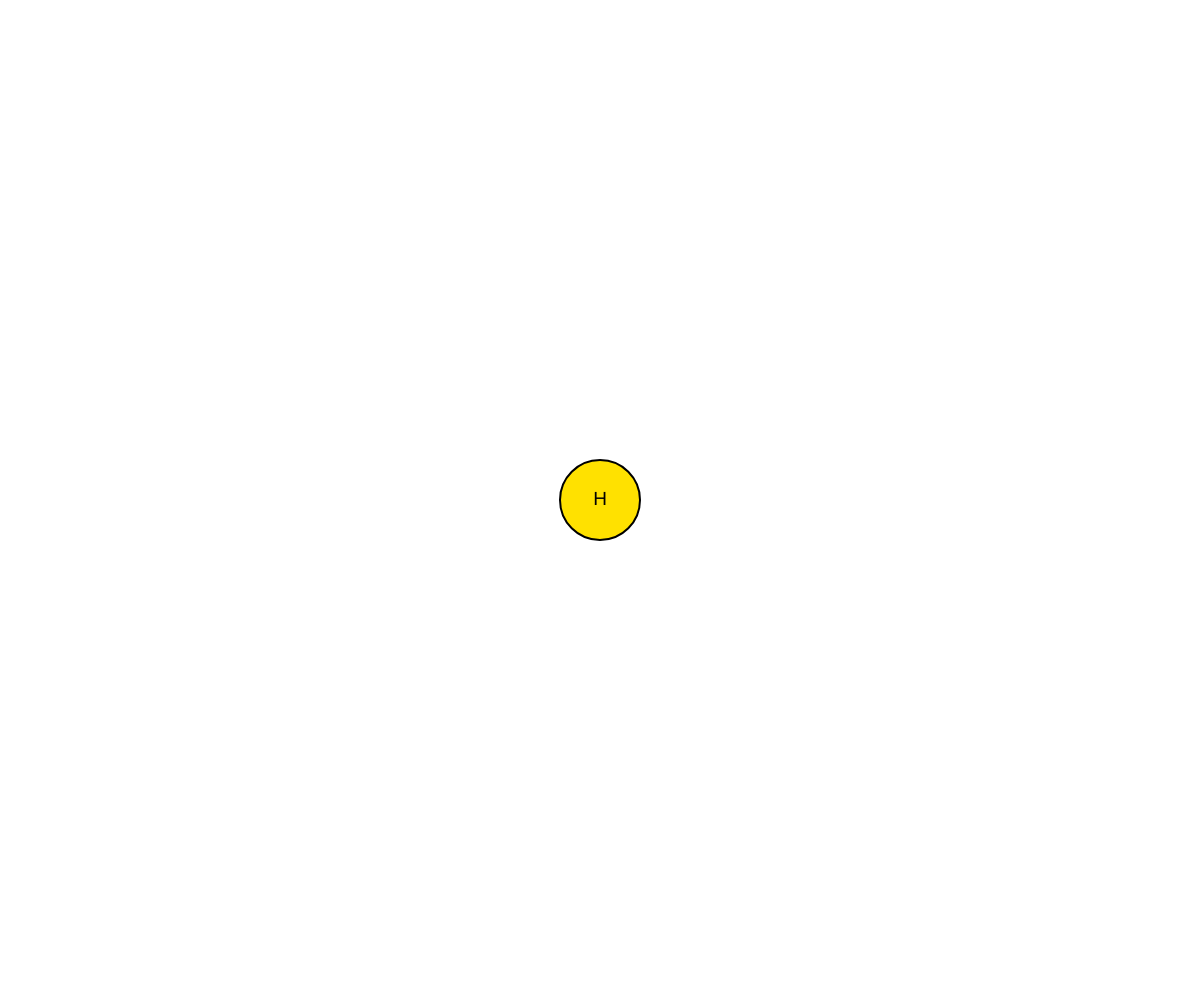
Frame 1 (no input)
Frame 60 (no input): identical to frame 1, image omitted
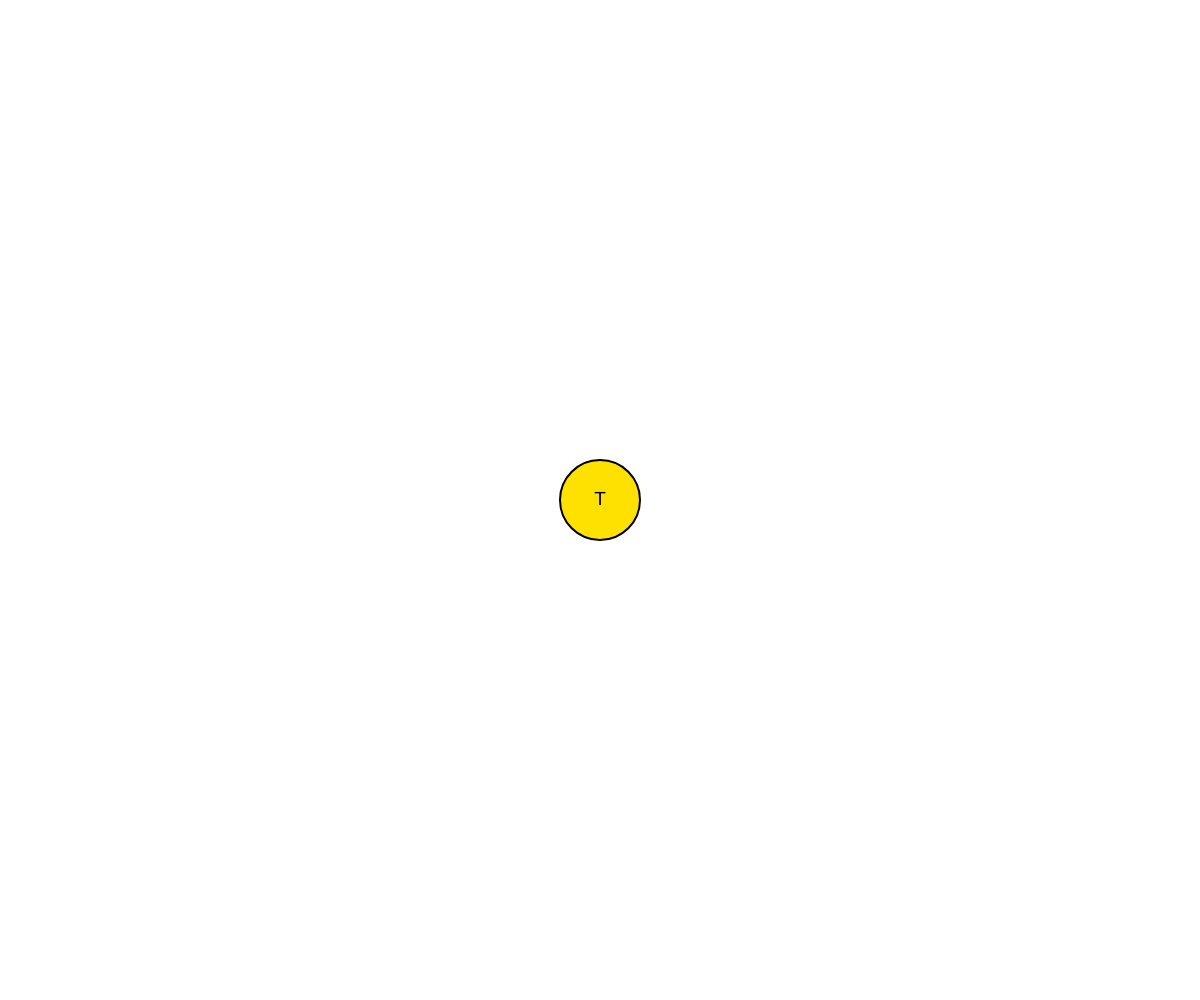
Frame 120 (the mouse pressed at the canvas centre since frame 60)

The p5.js sketch that drew these frames (run headless with seeded random() and noise() and a simulated clock; from frame 60 on, the mouse is pressed at the canvas centre):

// p5.js sketch
// ── sketch.js
var heads = true;
function setup() {
    var cnv = createCanvas(windowWidth, windowHeight);
    var cnvx = (windowWidth - width) / 2;
    var cnvy = (windowHeight - height) / 2;
    cnv.position(cnvx, cnvy);
}

function draw() {
    background(255, 255, 255);

    if (heads == true) {
        fill(255, 225, 0);
        strokeWeight(2);
        circle(width / 2, height / 2, 80);
        textSize(19);
        fill(0);
        textAlign(CENTER, CENTER);
        text("H", width / 2, height / 2);
    } else {
        fill(255, 225, 0);
        strokeWeight(2);
        circle(width / 2, height / 2, 80);
        textSize(19);
        fill(0);
        textAlign(CENTER, CENTER);
        text("T", width / 2, height / 2);
    }
}

function mousePressed() {
    if (mouseX > width / 2) {
        heads = true;
    } else {
        heads = false;
    }
}

function keyPressed() {
    if (keyCode == 72) {
        heads = true;
    } else if (keyCode == 84) {
        heads = false;
    }
}

function windowResized() {
    setup();
}
